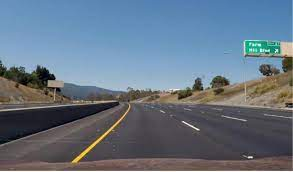
#> input picture images.jpg, 293 x 172 px
$ python -i process.py   (imports and definitions only)
#> lines starting #> are read from the running program, lines starting #| are printed output that depends on the picture; after the words box and inside, x2 and y2 are one past the last pixel; in counts of white or black regions, pixels touching at a corner belong together
#> further down, picture is the input picture: shape (172, 293, 3); mean B, G, R 131.7, 116.3, 101.6
### forward_display.py
import cv2
import numpy as np
import matplotlib.pyplot as plt

def forward_display(image):
    # perspektif alanı seçme
            tl = [410, 310]
            tr = [600, 320]
            br = [930, 530]
            bl = [90, 535]

            corner_points_array = np.float32([tl,tr,br,bl])

            # original image dimensions
            width = 1895
            height = 1052

            pts1 = np.float32([tl,bl,tr,br])
            pts2 = np.float32([[0,0],[0,480],[640,0],[640,480]])

            #warplama ve kuş bakışı alma
            matrix =cv2.getPerspectiveTransform(pts1,pts2)
            tranformed_frame = cv2.warpPerspective(image,matrix,(640,480))
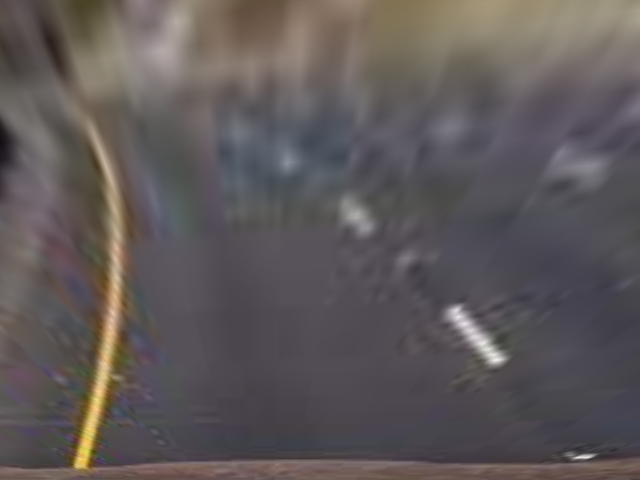
#> tranformed_frame: shape (480, 640, 3); mean of channels 0, 1, 2 89.3, 88.8, 95; drawn as B, G, R
            return tranformed_frame


### line_function.py
import cv2
import numpy as np

def region_selection(image):
    height, width = image.shape[:2]
    mask = np.zeros_like(image)

    # Define the region of interest vertices
    polygons = np.array([[
        (int(0.1 * width), height),
        (int(0.9 * width), height),
        (int(0.55 * width), int(0.6 * height)),
        (int(0.45 * width), int(0.6 * height))
    ]], dtype=np.int32)

    # Fill the region of interest with white color
    cv2.fillPoly(mask, polygons, 255)

    # Perform a bitwise AND to get the ROI
    masked_image = cv2.bitwise_and(image, mask)
    return masked_image

# [29 lines left out: functions draw_lines, hough_transform, process_frame, not called in this run]

### process.py
import cv2
import numpy as np
import line_function as lf
import forward_display as fw
import matplotlib.pyplot as plt

def process(image):
    # Resize the image
    image = cv2.resize(image, (960, 540))
    fi = fw.forward_display(image)

    # Convert the image to HSV
    hsv_converter = cv2.cvtColor(image, cv2.COLOR_BGR2HSV)
#> hsv_converter: shape (540, 960, 3); mean H, S, V 91, 73.4, 138.8

    # Create a mask to detect shadows
    lower_shadow = np.array([0, 0, 100], dtype=np.uint8)
    upper_shadow = np.array([150, 50, 50], dtype=np.uint8)
    shadow_mask = cv2.inRange(hsv_converter, lower_shadow, upper_shadow)
#> shadow_mask: shape (540, 960); every value is 0

    # Mask the shadows
    frame_no_shadow = cv2.bitwise_and(image, image, mask=cv2.bitwise_not(shadow_mask))

    # Convert the image to grayscale
    gray = cv2.cvtColor(frame_no_shadow, cv2.COLOR_BGR2GRAY)
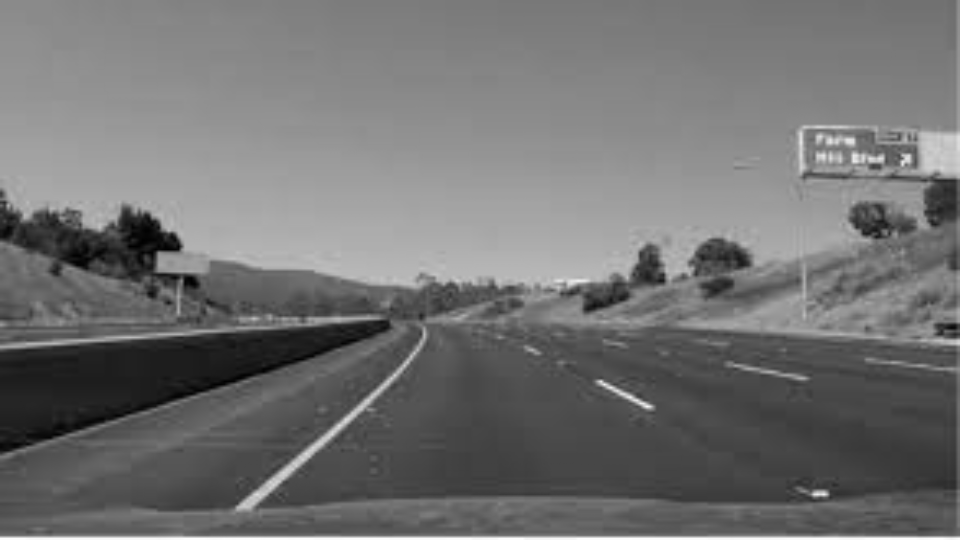
#> gray: shape (540, 960); min 0, max 254, mean 113.6

    # Apply Canny edge detection
    canny_image = cv2.Canny(gray, 200, 250)
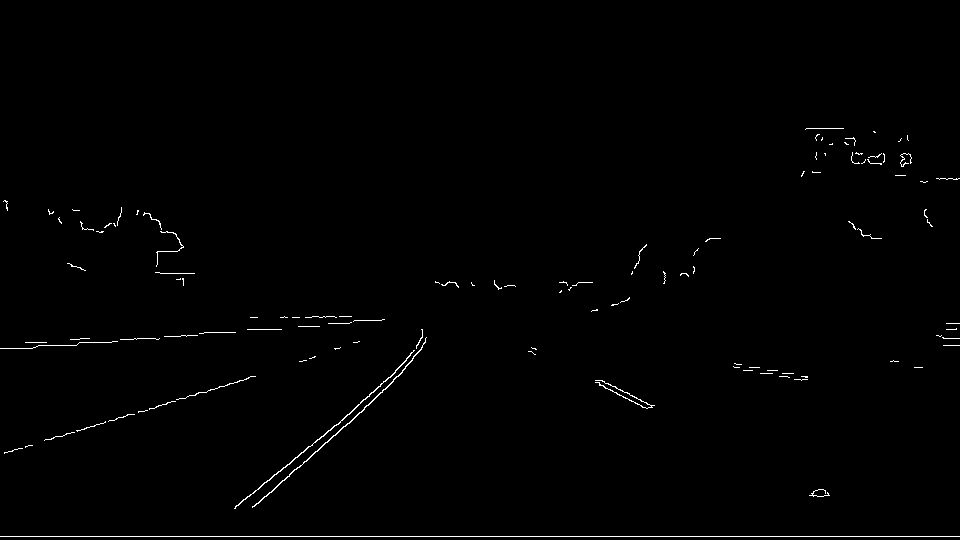
#> canny_image: shape (540, 960); 0.73% white in thin lines or dots, all inside (x1, y1, x2, y2) = (0, 128, 960, 537)

    # Apply GaussianBlur
    blurred_image = cv2.GaussianBlur(canny_image, (5, 5), 0)

    # Apply region of interest
    cropped_image = lf.region_selection(blurred_image)
#> in region_selection, `cv2.fillPoly(mask, polygons, 255)`:
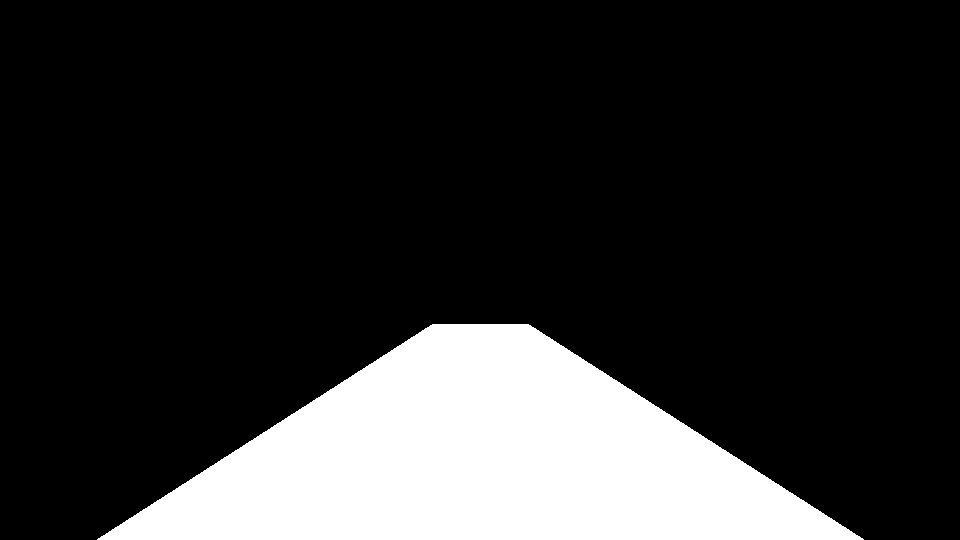
#> mask: shape (540, 960); 18% white; 1 white region, box (x1, y1, x2, y2) and area: (97, 324, 864, 540) 93432

    # Histogram analysis to detect lane lines
    histogram = np.sum(cropped_image[cropped_image.shape[0]//2:, :], axis=0)
#> histogram = 960 values, max 1886 at index 422, min 0 at index 0, mean 433.2
    midpoint = int(histogram.shape[0] / 2)
#> midpoint = 480
    leftx_base = np.argmax(histogram[:midpoint])
#> leftx_base = 422
    rightx_base = np.argmax(histogram[midpoint:]) + midpoint
#> rightx_base = 599

    nwindows = 9
    window_height = int(cropped_image.shape[0] / nwindows)
#> window_height = 60
    nonzero = cropped_image.nonzero()
#> nonzero = 8012 positions, rows 329 to 538, columns 98 to 862
    nonzeroy = np.array(nonzero[0])
#> nonzeroy = 8012 values from 329 to 538
    nonzerox = np.array(nonzero[1])
#> nonzerox = 8012 values, max 862 at index 8011, min 98 at index 7247, mean 431.8
    leftx_current = leftx_base
#> leftx_current = 422
    rightx_current = rightx_base
#> rightx_current = 599
    margin = 100
    minpix = 50
    left_lane_inds = []
    right_lane_inds = []

    for window in range(nwindows):
        win_y_low = cropped_image.shape[0] - (window + 1) * window_height
        win_y_high = cropped_image.shape[0] - window * window_height
        win_xleft_low = leftx_current - margin
        win_xleft_high = leftx_current + margin
        win_xright_low = rightx_current - margin
        win_xright_high = rightx_current + margin

        good_left_inds = ((nonzeroy >= win_y_low) & (nonzeroy < win_y_high) &
                          (nonzerox >= win_xleft_low) & (nonzerox < win_xleft_high)).nonzero()[0]
        good_right_inds = ((nonzeroy >= win_y_low) & (nonzeroy < win_y_high) &
                           (nonzerox >= win_xright_low) & (nonzerox < win_xright_high)).nonzero()[0]

        left_lane_inds.append(good_left_inds)
        right_lane_inds.append(good_right_inds)

        if len(good_left_inds) > minpix:
            leftx_current = int(np.mean(nonzerox[good_left_inds]))
        if len(good_right_inds) > minpix:
            rightx_current = int(np.mean(nonzerox[good_right_inds]))
#> this loop made 9 passes
#> (win_xleft_low, win_xleft_high, win_xright_low, win_xright_high, leftx_current, rightx_current) on passes 1, 3, 4: (322, 522, 499, 699, 421, 598), (234, 434, 498, 698, 377, 623), (277, 477, 523, 723, 417, 532)
#> (win_xleft_low, win_xleft_high, win_xright_low, win_xright_high, leftx_current) on pass 2: (321, 521, 498, 698, 334)
#> after the loop, left_lane_inds = 9 items; right_lane_inds = 9 items

    left_lane_inds = np.concatenate(left_lane_inds)
#> left_lane_inds = 2944 values, max 7670 at index 999, min 0 at index 2588, mean 3004.5
    right_lane_inds = np.concatenate(right_lane_inds)
#> right_lane_inds = 1830 values, max 7847 at index 999, min 157 at index 1712, mean 3982.2

    leftx = nonzerox[left_lane_inds]
#> leftx = 2944 values, max 521 at index 199, min 321 at index 1275, mean 390.1
    lefty = nonzeroy[left_lane_inds]
#> lefty = 2944 values, max 538 at index 800, min 329 at index 2588, mean 441.5
    rightx = nonzerox[right_lane_inds]
#> rightx = 1830 values, max 698 at index 199, min 499 at index 0, mean 604
    righty = nonzeroy[right_lane_inds]
#> righty = 1830 values, max 538 at index 800, min 345 at index 1712, mean 468.8

    if len(leftx) > 0 and len(lefty) > 0:
        left_fit = np.polyfit(lefty, leftx, 2)
#> left_fit = [0.00879, -7.78, 2067]
    else:
        left_fit = [0, 0, 0]

    if len(rightx) > 0 and len(righty) > 0:
        right_fit = np.polyfit(righty, rightx, 2)
#> right_fit = [-0.0124, 11.31, -1913.9]
    else:
        right_fit = [0, 0, 0]

    ploty = np.linspace(0, cropped_image.shape[0]-1, cropped_image.shape[0])
#> ploty = 540 values from 0 to 539
    left_fitx = left_fit[0]*ploty**2 + left_fit[1]*ploty + left_fit[2]
#> left_fitx = 540 values, max 2067 at index 0, min 344.2 at index 443, mean 821.5
    right_fitx = right_fit[0]*ploty**2 + right_fit[1]*ploty + right_fit[2]
#> right_fitx = 540 values, max 674.5 at index 458, min -1913.9 at index 0, mean -63.3

    result = np.copy(image)

    # Draw the polynomial lines onto the result image
    for i in range(len(ploty)):
        if 0 <= int(left_fitx[i]) < result.shape[1]:
            cv2.circle(result, (int(left_fitx[i]), int(ploty[i])), 2, (0, 255, 0), -1)
        if 0 <= int(right_fitx[i]) < result.shape[1]:
            cv2.circle(result, (int(right_fitx[i]), int(ploty[i])), 2, (0, 0, 255), -1)
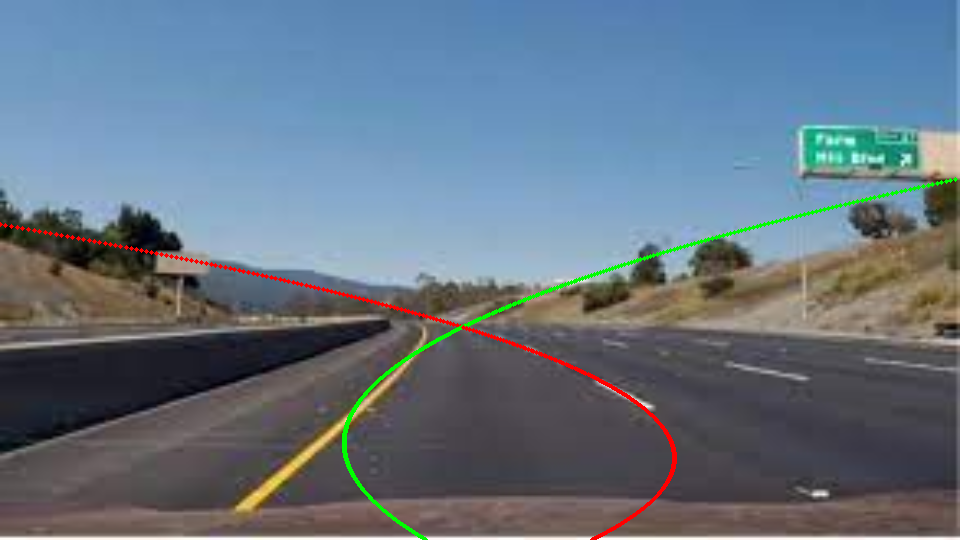
#> result: shape (540, 960, 3); mean of channels 0, 1, 2 130.4, 116.5, 101.7; drawn as B, G, R

    # Create an image to draw the lines on
    warp_zero = np.zeros_like(cropped_image).astype(np.uint8)
    color_warp = np.dstack((warp_zero, warp_zero, warp_zero))

    # Recast the x and y points into usable format for cv2.fillPoly()
    pts_left = np.array([np.transpose(np.vstack([left_fitx, ploty]))])
#> pts_left = 540 pairs, first value 344.2 to 2067, second value 0 to 539
    pts_right = np.array([np.flipud(np.transpose(np.vstack([right_fitx, ploty])))])
#> pts_right = 540 pairs, first value -1913.9 to 674.5, second value 0 to 539
    pts = np.hstack((pts_left, pts_right))
#> pts = 1080 pairs, first value -1913.9 to 2067, second value 0 to 539

    # Draw the lane onto the warped blank image
    cv2.fillPoly(color_warp, np.int_([pts]), (0, 255, 0))
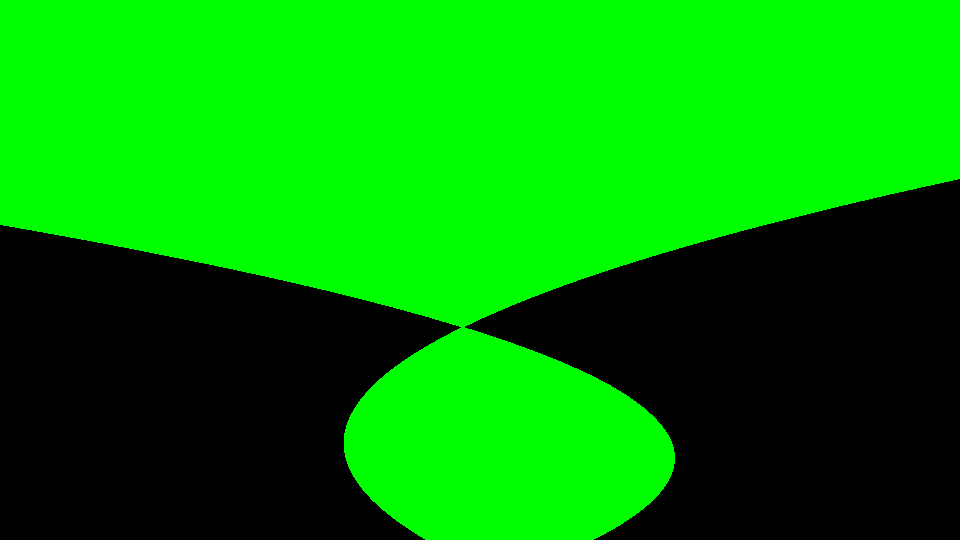
#> color_warp: shape (540, 960, 3); mean of channels 0, 1, 2 0, 146.9, 0; drawn as B, G, R

    # Combine the result with the original image
    result = cv2.addWeighted(result, 1, color_warp, 0.3, 0)
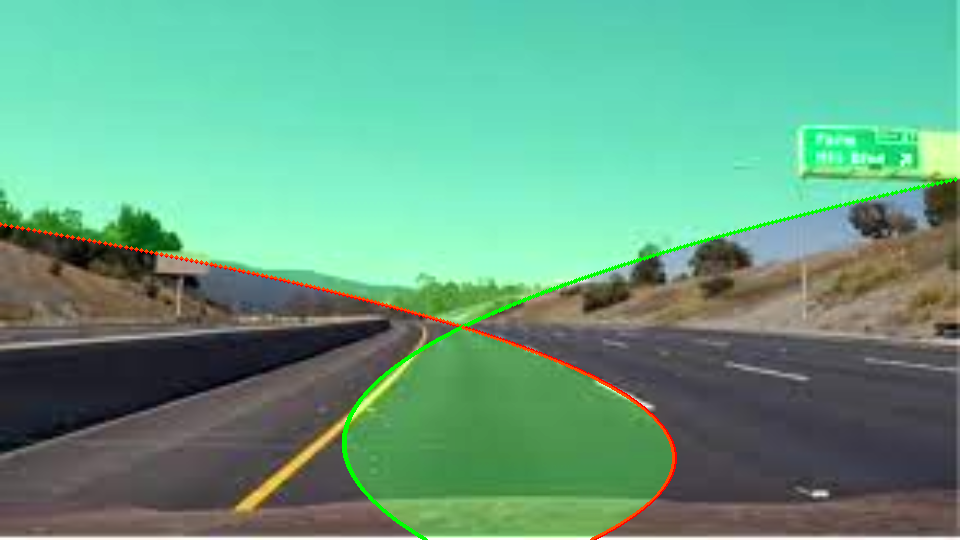
#> result: shape (540, 960, 3); mean of channels 0, 1, 2 130.4, 159.9, 101.7; drawn as B, G, R

    # Display the processed frame
    cv2.imshow('lines', result)
    cv2.imshow('cropped', cropped_image)
    cv2.imshow('fi', fi)

# Bu fonksiyon ile process fonksiyonunu çağırabilirsiniz.

>>> import cv2
>>> picture = cv2.imread('images.jpg')
>>> result = process(picture)
